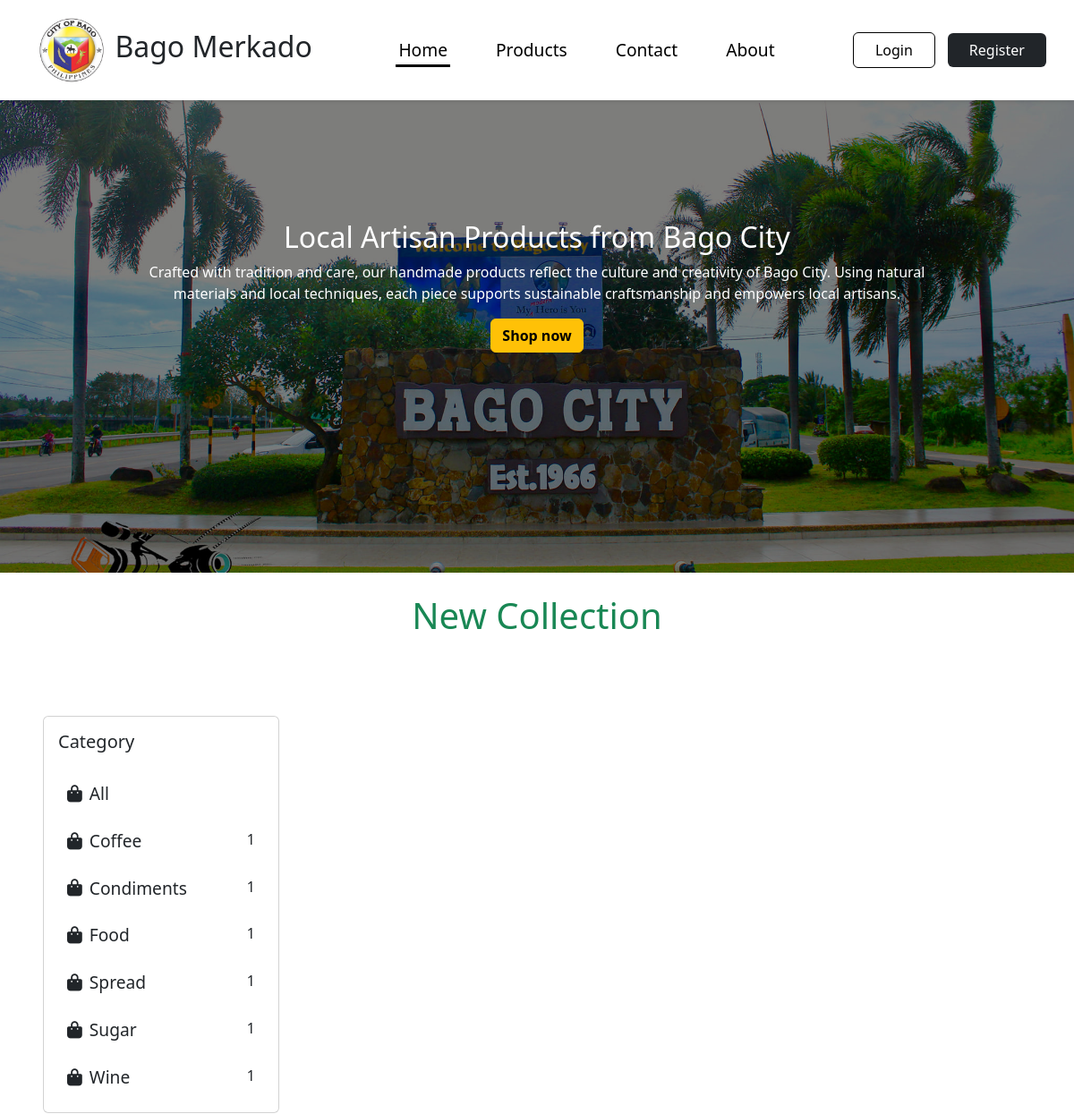
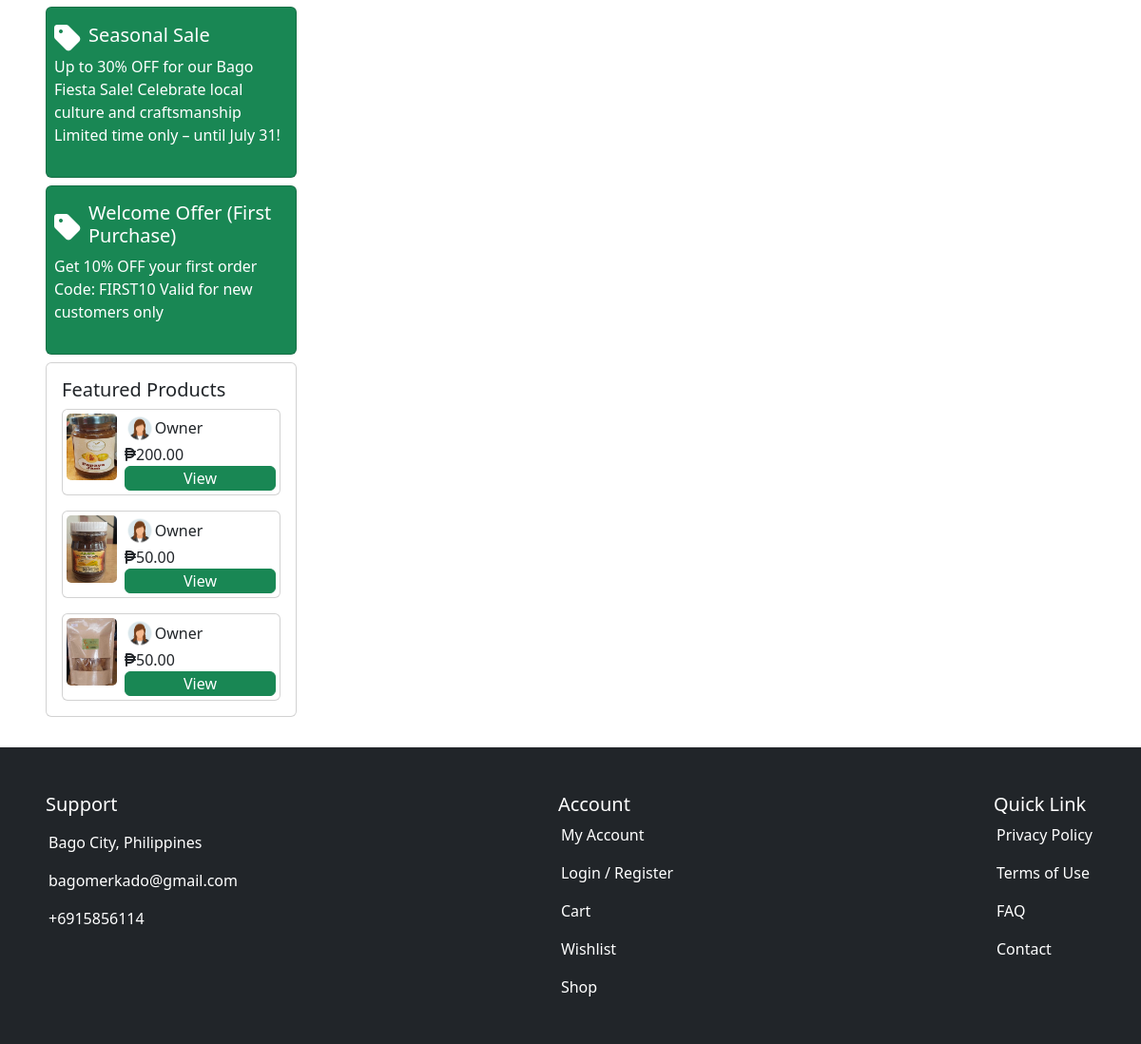
The page /product.php on the database its author committed (2 pictures, top to bottom).
### tables this page shows
CREATE TABLE `category` (
  `category_id` int(11) NOT NULL,
  `supplier_id` int(11) NOT NULL,
  `name` varchar(100) NOT NULL,
  `description` text NOT NULL,
  `status` enum('active','inactive') NOT NULL DEFAULT 'active',
  `created_at` date NOT NULL DEFAULT current_timestamp()
);

CREATE TABLE `product` (
  `product_id` int(11) NOT NULL,
  `supplier_id` int(11) NOT NULL,
  `category_id` int(11) NOT NULL,
  `name` varchar(100) NOT NULL,
  `description` text NOT NULL,
  `price` decimal(10,2) NOT NULL,
  `stock_quantity` int(11) NOT NULL,
  `image_url` text NOT NULL,
  `status` enum('active','inactive') NOT NULL DEFAULT 'active',
  `created_at` date NOT NULL DEFAULT current_timestamp()
);

CREATE TABLE `supplier` (
  `supplier_id` int(11) NOT NULL,
  `bussiness_name` varchar(100) NOT NULL,
  `owner_name` varchar(100) NOT NULL,
  `email` varchar(100) NOT NULL,
  `password_hash` text NOT NULL,
  `address` text NOT NULL,
  `phone` varchar(20) NOT NULL,
  `image_profile` text NOT NULL DEFAULT 'file_687b804156d389.23427492.jpeg',
  `created_at` date NOT NULL DEFAULT current_timestamp()
);

### backend/model/dbh.class.php (called while the page is built)
<?php
class Dbh {
    private $host = "localhost";
    private $username = "root";
    private $password = "";
    private $database = "msme_db";
    protected function connect() {
        try {
            $dsn = "mysql:host=$this->host;dbname=$this->database;charset=utf8mb4";
            $pdo = new PDO($dsn, $this->username, $this->password);
            $pdo->setAttribute(PDO::ATTR_ERRMODE, PDO::ERRMODE_EXCEPTION);
            return $pdo;
        } catch (PDOException $e) {
            die("Database connection failed: " . $e->getMessage());
        }
    }
}

### backend/model/category.class.php (called while the page is built, shortened)
<?php
class Category extends Dbh{
    protected function getAllCategory(){
        $stmt = $this->connect()->prepare("SELECT ct.name, ct.category_id, count(ct.category_id) AS count_product FROM category ct INNER JOIN product pt ON pt.category_id = ct.category_id GROUP BY pt.category_id;");
        $stmt->execute();
        $category = $stmt->fetchAll(PDO::FETCH_ASSOC);
        return $category;
    }
}

### backend/model/product.class.php (called while the page is built, shortened)
<?php
class Product extends Dbh{
    protected function getProductsFeatured(){
        $stmt = $this->connect()->prepare("SELECT pt.product_id, pt.name, st.bussiness_name, st.owner_name, st.image_profile, pt.image_url, pt.price FROM featured_product ft INNER JOIN product pt ON pt.product_id = ft.product_id INNER JOIN supplier st ON pt.supplier_id = st.supplier_id ORDER BY ft.featured_id DESC");
        $stmt->execute();
        $products = $stmt->fetchAll(PDO::FETCH_ASSOC);
        return $products;
    }
}

### product.php (the view, shortened to what this page needs)
<?php
    include 'backend/model/dbh.class.php';
    include 'backend/model/product.class.php';
    include 'backend/model/category.class.php';
    class ProductsView extends ProductContr{
        public function productsFeatured(){
            return $this->getProductsFeatured();
        }
    }
    class CategoryView extends Category{
        public function getCategories(){
            return $this->getAllCategory();
        }
    }
    $getAllProduct = new ProductsView();
    $getAllCategory = new CategoryView();
    $categories = $getAllCategory->getCategories();
    $featured = $getAllProduct->productsFeatured();
?>
<!DOCTYPE html>
<html lang="en">
<head>
    <link rel="stylesheet" href="css/animate.min.css">
    <link rel="stylesheet" href="css/all.css">
    <link rel="stylesheet" href="css/fontawesome.css">
    <link href="css/bootstrap.min.css" rel="stylesheet">
    <link rel="stylesheet" href="css/product.css">
</head>
<body>
    <?php include 'subpages/header.php' ?>
    <div class="content d-flex flex-column w-100">
        <div class="cover-products w-100">
            <div class="d-flex flex-column w-100 h-100">
                <div class="cover-content d-flex flex-column align-items-center justify-content-center w-100 title-product gap-2 text-white">
                    <div class="cover-text w-75 text-center">
                        <div class="animate__animated animate__fadeInDown">
                            <h2>
                                Local Artisan Products from Bago City
                            </h2>
                            <p class="text-center">
                                Crafted with tradition and care, our handmade products reflect the culture and creativity of Bago City. Using natural materials and local techniques, each piece supports sustainable craftsmanship and empowers local artisans.
                            </p>
                        </div>
                        <div class="w-100 btn-cart d-flex justify-content-center animate__animated animate__fadeInUp">
                            <button class="btn btn-warning">
                                Shop now
                            </button>
                        </div>
                    </div>
                </div>
            </div>
        </div>
    </div>
    <div class="px-5">
        <div class="w-100 text-center py-4 animate__animated animate__fadeInDown">
            <h1 class="text-success">New Collection</h1>
        </div>
        <div class="products-content d-flex flex-row  py-4 mt-3 gap-5">
            <div class="category-content w-25 mt-3 d-flex flex-column gap-2">
                <div class="card p-3">
                    <h5>Category</h5>
                    <ul class="d-flex flex-column gap-2 mt-3">
                        <li onclick="category(`all`)" class="d-flex w-100 justify-content-between py-2 category-item <?php echo isset($_GET['category'])&&$_GET['category']==='all'?'highlightCategory':'' ?>">
                            <div class="text-capitalize d-flex gap-2 categories-name-icon align-items-center">
                                <i class="fa-solid fa-bag-shopping"></i>
                                <div class="categories-name">
                                    All
                                </div>
                            </div>
                        </li>
                        <?php foreach($categories as $category){ ?>
                            <li onclick="category(`<?php echo $category['category_id']; ?>`)" class="d-flex w-100 justify-content-between py-2 category-item <?php echo isset($_GET['category'])&&$_GET['category']==$category['category_id']?'highlightCategory':'' ?>">
                                <div class="text-capitalize d-flex gap-2 categories-name-icon align-items-center">
                                    <i class="fa-solid fa-bag-shopping"></i>
                                    <div class="categories-name">
                                        <?php echo $category['name'] ?>
                                    </div>
                                </div>
                                <div><?php echo $category['count_product'] ?></div>
                            </li>
                        <?php } ?>
                    </ul>
                </div>
                <div class="card text-white bg-success d-flex flex-row align-items-center promo-content">
                    <div class="py-3 px-2">
                        <div class="d-flex flex-row align-items-center">
                            <div class="text-white icon-promo">
                                <i class="fa-solid fa-tag"></i>
                            </div>
                            <h5 class="px-2">Seasonal Sale</h5>
                        </div>
                        <p>Up to 30% OFF for our Bago Fiesta Sale!
Celebrate local culture and craftsmanship
Limited time only – until July 31!</p>
                    </div>
                </div>
                <div class="card text-white bg-success d-flex flex-row align-items-center promo-content">
                    <div class="py-3 px-2">
                        <div class="d-flex flex-row align-items-center">
                            <div class="text-white icon-promo">
                                <i class="fa-solid fa-tag"></i>
                            </div>
                            <h5 class="px-2">Welcome Offer (First Purchase)</h5>
                        </div>
                        <p>Get 10% OFF your first order Code: FIRST10 Valid for new customers only</p>
                    </div>
                </div>
                <div class="card p-3">
                    <h5>Featured Products</h5>
                    <div class="d-flex flex-column gap-3">
                        <?php foreach($featured as $feature){ ?>
                        <div class="d-flex flex-row card p-1 gap-2">
                            <div class="featured-product w-25">
                                <img src="uploads/<?php echo $feature['image_url'] ?>" alt="<?php echo $feature['name']; ?>">
                            </div>
                            <div class="d-flex flex-column w-75">
                                <div class="d-flex flex-row owner-image align-items-center">
                                    <img src="uploads/profile-images/<?php echo $feature['image_profile'] ?>" alt="<?php echo $$feature['owner_name'] ?>">
                                    <div class="text-capitalize"><?php echo $feature['owner_name'] ?></div>
                                </div>
                                <div>
                                    <i class="fa-solid fa-peso-sign"></i><span><?php echo $feature['price'] ?></span>
                                </div>
                                <a href="view-product.php?content=product&id=<?php echo $feature['product_id']; ?>" class="btn btn-success w-100 text-center p-0">View</a>
                            </div>
                        </div>
                        <?php } ?>
                    </div>
                </div>
            </div>
            <div class="w-75">
            </div>
        </div>
    </div>
    <?php include "subpages/footer.php" ?>
</body>
</html>

### css/product.css (style rules this page uses)
.content { padding-top: 5rem; }
.cover-products { height: 70vh; background-image: url('../images/bago-city-cover.jpg'); width: 100%; background-repeat: no-repeat; background-position: center; background-size: cover; position: relative; }
.cover-products::before { content: ""; background-color: black; opacity: 0.5; position: absolute; width: 100%; height: 70vh; z-index: 1; }
.cover-content { position: static; z-index: 2; }
.title-product { height: 60vh; }
.btn-cart > button { font-weight: 600; }
.categories-name-icon { font-size: 1.2rem; }
ul > .category-item { padding: 0 10px; border-radius: 5px/5px; }
.category-content { position: sticky; top: 0; }
.icon-promo > i { font-size: 2rem; }
.featured-product > img { width: 100%; border-radius: 5px/5px; }
.owner-image > img { width: 20%; }

### subpages/header.php (style rules this page uses)
ul { padding: 0; margin: 0; }
ul>li { list-style: none; cursor: pointer; padding: 0 3px; }
a { color: black; text-decoration: none; }

### rows shown on the page
category: name "Coffee", count_product "1"
category: name "Condiments", count_product "1"
category: name "Food", count_product "1"
category: name "Spread", count_product "1"
category: name "Sugar", count_product "1"
category: name "Wine", count_product "1"
product: image_url (picture), supplier.image_profile (picture), supplier.owner_name "Owner", price "200.00"
product: image_url (picture), supplier.image_profile (picture), supplier.owner_name "Owner", price "50.00"
product: image_url (picture), supplier.image_profile (picture), supplier.owner_name "Owner", price "50.00"
